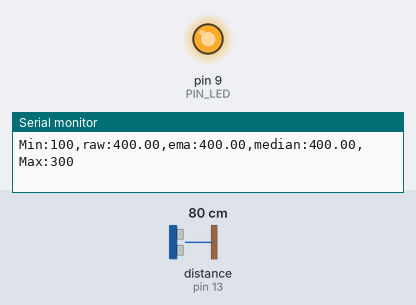
Bench run of a sketch on a simulated Arduino Uno, built with avr-gcc and run on an emulated ATmega328P. On the bench: output pins drawn as LEDs (lit = HIGH), the last lines printed to the serial monitor. Wiring (inferred from the names in the program): ultrasonic range finder: trigger pin 12; echo pin 13. Inputs (shaded band) come from the test bench; at power-on: distance to the obstacle (sensor on pin 13) 80 cm. The echo pulse lasts 58.3 µs per cm; pins used as bus, display or sensor lines are not drawn.

Above: at 1.2 s.
1.3 s: distance to the obstacle (sensor on pin 13) set to 18 cm
At 1.8 s:
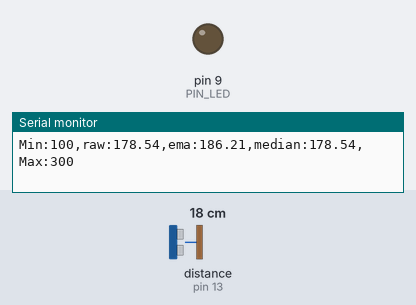
2.8 s: distance to the obstacle (sensor on pin 13) set to 2 cm
At 4.1 s:
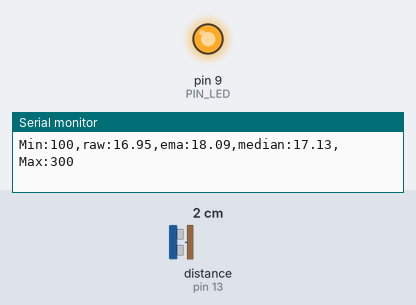
Timing chart, 0 to 5.8 s (numbered marks = the images above; inputs shaded):
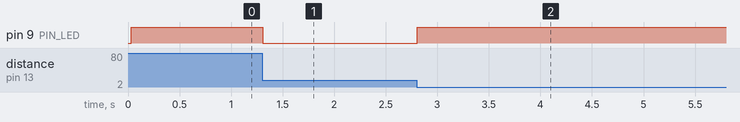

Measured:
- after the input at 1.3 s, pin 9 (PIN_LED): HIGH → LOW at once
- after the input at 2.8 s, pin 9 (PIN_LED): LOW → HIGH at once

The sketch:

09_example_1.ino
```cpp
#define PIN_LED  9
#define PIN_TRIG 12
#define PIN_ECHO 13

#define SND_VEL 346.0
#define INTERVAL 25
#define PULSE_DURATION 10
#define _DIST_MIN 100
#define _DIST_MAX 300

#define TIMEOUT ((INTERVAL / 2) * 1000.0)
#define SCALE (0.001 * 0.5 * SND_VEL)

#define _EMA_ALPHA 0.2

// median filter window size: change to 3, 10, 30 for the screenshots
#define _MEDIAN_N 30

unsigned long last_sampling_time;
float dist_ema = _DIST_MAX;

// circular buffer holding the latest samples
float samples[_MEDIAN_N];
int sample_idx = 0;   // next write position
int sample_cnt = 0;   // number of valid samples (<= _MEDIAN_N)

void setup() {
  pinMode(PIN_LED, OUTPUT);
  pinMode(PIN_TRIG, OUTPUT);
  pinMode(PIN_ECHO, INPUT);
  digitalWrite(PIN_TRIG, LOW);

  Serial.begin(57600);
}

void loop() {
  float dist_raw, dist_median;

  if (millis() < last_sampling_time + INTERVAL)
    return;

  dist_raw = USS_measure(PIN_TRIG, PIN_ECHO);

  // the raw value goes straight into the median filter (no range filter)
  dist_median = median_filter(dist_raw);

  // EMA is computed from the raw value for comparison
  dist_ema = _EMA_ALPHA * dist_raw + (1.0 - _EMA_ALPHA) * dist_ema;

  Serial.print("Min:");     Serial.print(_DIST_MIN);
  Serial.print(",raw:");    Serial.print(min(dist_raw, _DIST_MAX + 100));
  Serial.print(",ema:");    Serial.print(min(dist_ema, _DIST_MAX + 100));
  Serial.print(",median:"); Serial.print(min(dist_median, _DIST_MAX + 100));
  Serial.print(",Max:");    Serial.print(_DIST_MAX);
  Serial.println("");

  if ((dist_raw < _DIST_MIN) || (dist_raw > _DIST_MAX))
    digitalWrite(PIN_LED, 1);
  else
    digitalWrite(PIN_LED, 0);

  last_sampling_time += INTERVAL;
}

float median_filter(float new_val)
{
  // store the new sample, overwriting the oldest one when full
  samples[sample_idx] = new_val;
  sample_idx = (sample_idx + 1) % _MEDIAN_N;
  if (sample_cnt < _MEDIAN_N)
    sample_cnt++;

  // copy valid samples so the buffer order stays intact
  float sorted[_MEDIAN_N];
  for (int i = 0; i < sample_cnt; i++)
    sorted[i] = samples[i];

  // insertion sort
  for (int i = 1; i < sample_cnt; i++) {
    float key = sorted[i];
    int j = i - 1;
    while (j >= 0 && sorted[j] > key) {
      sorted[j + 1] = sorted[j];
      j--;
    }
    sorted[j + 1] = key;
  }

  // odd count: middle value, even count: average of the two middle values
  if (sample_cnt % 2 == 1)
    return sorted[sample_cnt / 2];
  else
    return (sorted[sample_cnt / 2 - 1] + sorted[sample_cnt / 2]) / 2.0;
}

float USS_measure(int TRIG, int ECHO)
{
  digitalWrite(TRIG, HIGH);
  delayMicroseconds(PULSE_DURATION);
  digitalWrite(TRIG, LOW);

  return pulseIn(ECHO, HIGH, TIMEOUT) * SCALE;
}
```
